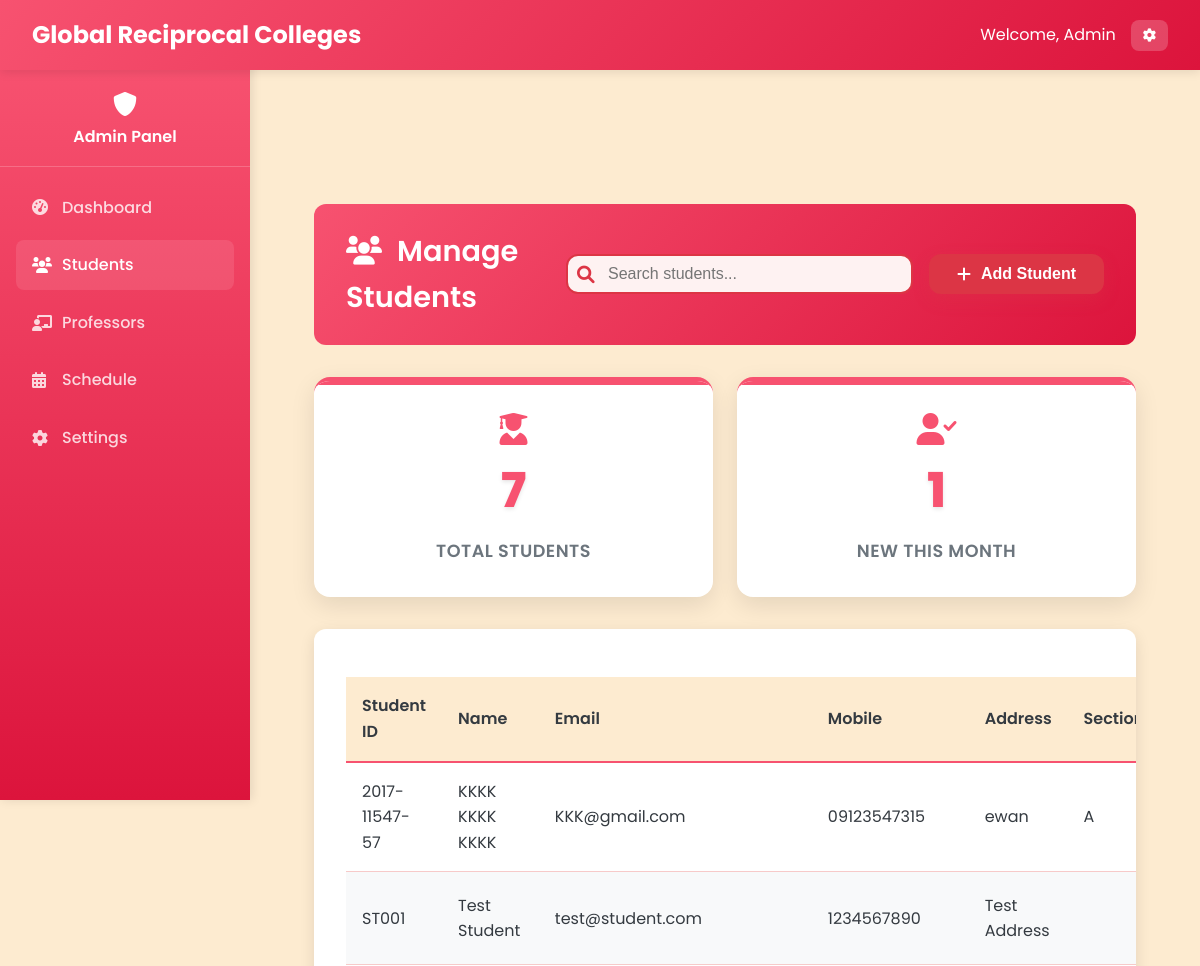
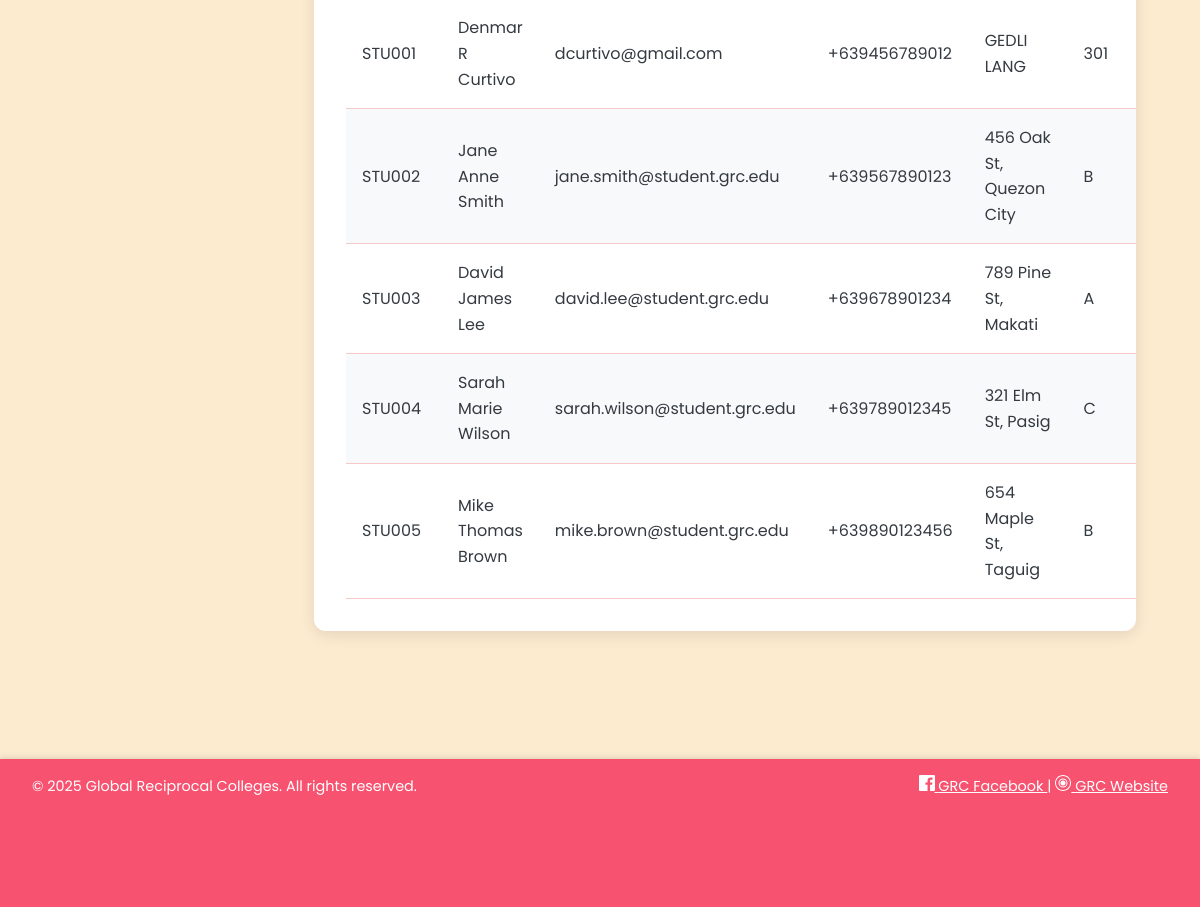
The page /Admin/admin_manage_students.php on the database its author committed (2 pictures, top to bottom).
### tables this page shows
CREATE TABLE `students` (
  `student_id` varchar(20) NOT NULL,
  `first_name` varchar(50) NOT NULL,
  `last_name` varchar(50) NOT NULL,
  `middle_name` varchar(50) DEFAULT NULL,
  `email` varchar(100) NOT NULL,
  `password` varchar(255) NOT NULL,
  `mobile` varchar(15) NOT NULL,
  `address` text NOT NULL,
  `created_at` datetime NOT NULL,
  `updated_at` datetime NOT NULL,
  `section` varchar(10) DEFAULT NULL
);

### Admin/admin_manage_students.php (the view, shortened to what this page needs)
<?php
require_once '../php/db.php';
$query = "SELECT * FROM students";
$students = $pdo->query($query)->fetchAll();
?>
<!DOCTYPE html>
<html lang="en">
<head>
    <link rel="stylesheet" href="../css/styles_fixed.css">
    <link rel="stylesheet" href="https://cdnjs.cloudflare.com/ajax/libs/font-awesome/6.0.0/css/all.min.css">
</head>
<body>
    <?php include '../includes/navbar_admin.php'; ?>
    <?php include '../includes/sidebar_admin.php'; ?>
    <main class="main-content" role="main" tabindex="-1">
        <div class="dashboard-container">
            <div class="enhanced-header fade-in">
                <h1 class="header-title"><i class="fas fa-users" style="margin-right: 15px;"></i>Manage Students</h1>
                <div class="header-actions">
                    <div class="search-container">
                        <i class="fas fa-search search-icon"></i>
                        <input type="text" id="searchInput" class="search-input" placeholder="Search students..." onkeyup="filterStudents()">
                    </div>
                    <button class="add-professor-btn" onclick="openModal('addStudentModal')">
                        <i class="fas fa-plus"></i>
                        Add Student
                    </button>
                </div>
            </div>
        <div class="stats-grid">
            <div class="stats-card fade-in" tabindex="0">
                <i class="fas fa-user-graduate" style="font-size: 2rem; color: var(--primary); margin-bottom: 0.5rem;"></i>
                <div class="stats-number"><?php echo count($students); ?></div>
                <div class="stats-label">Total Students</div>
            </div>
            <div class="stats-card fade-in" tabindex="0">
                <i class="fas fa-user-check" style="font-size: 2rem; color: var(--primary); margin-bottom: 0.5rem;"></i>
                <div class="stats-number"><?php echo count(array_filter($students, function($s) { return strtotime($s['created_at']) > strtotime('-30 days'); })); ?></div>
                <div class="stats-label">New This Month</div>
            </div>
        </div>
        <div class="table-container">
            <table class="table">
                <thead>
                    <tr>
                <th>Student ID</th>
                <th>Name</th>
                <th>Email</th>
                <th>Mobile</th>
                <th>Address</th>
                <th>Section</th>
            </tr>
        </thead>
        <tbody>
            <?php foreach ($students as $student): ?>
            <tr onclick="viewStudent(<?php echo htmlspecialchars(json_encode($student)); ?>)">
                <td><?php echo htmlspecialchars($student['student_id']); ?></td>
                <td><?php echo htmlspecialchars($student['first_name'] . ' ' . ($student['middle_name'] ? $student['middle_name'] . ' ' : '') . $student['last_name']); ?></td>
                <td><?php echo htmlspecialchars($student['email']); ?></td>
                <td><?php echo htmlspecialchars($student['mobile']); ?></td>
                <td><?php echo htmlspecialchars($student['address']); ?></td>
                <td><?php echo htmlspecialchars($student['section']); ?></td>
            </tr>
            <?php endforeach; ?>
        </tbody>
            </table>
        </div>
    </div>
</main>
    <?php include '../includes/footbar.php'; ?>
</body>
</html>

### includes/navbar_admin.php (shortened to what this page needs)
<nav class="navbar">
    <div class="navbar-brand">
        <span class="navbar-title">Global Reciprocal Colleges</span>
    </div>
    <div class="navbar-user">
        <span>Welcome, <?php echo isset($_SESSION['first_name']) ? htmlspecialchars($_SESSION['first_name']) : 'Admin'; ?></span>
        <div class="user-dropdown">
            <button type="button" class="dropdown-toggle" aria-haspopup="true" aria-expanded="false">
                <i class="fas fa-cog" aria-hidden="true"></i>
            </button>
        </div>
    </div>
</nav>

### includes/sidebar_admin.php (shortened to what this page needs)
<div class="admin-sidebar">
    <div class="sidebar-header">
        <i class="fas fa-shield-alt"></i>
        <span>Admin Panel</span>
    </div>
    <nav class="sidebar-nav">
        <?php $current_page = basename($_SERVER['PHP_SELF']); ?>
        <a href="admin_dashboard.php" class="nav-item <?php echo ($current_page == 'admin_dashboard.php') ? 'active' : ''; ?>">
            <i class="fas fa-tachometer-alt"></i>
            <span>Dashboard</span>
        </a>
        <a href="admin_manage_students.php" class="nav-item <?php echo ($current_page == 'admin_manage_students.php') ? 'active' : ''; ?>">
            <i class="fas fa-users"></i>
            <span>Students</span>
        </a>
        <a href="admin_manage_professors.php" class="nav-item <?php echo ($current_page == 'admin_manage_professors.php') ? 'active' : ''; ?>">
            <i class="fas fa-chalkboard-teacher"></i>
            <span>Professors</span>
        </a>
        <a href="admin_manage_schedule.php" class="nav-item <?php echo ($current_page == 'admin_manage_schedule.php') ? 'active' : ''; ?>">
            <i class="fas fa-calendar-alt"></i>
            <span>Schedule</span>
        </a>
        <a href="settings.php" class="nav-item <?php echo ($current_page == 'settings.php') ? 'active' : ''; ?>">
            <i class="fas fa-cog"></i>
            <span>Settings</span>
        </a>
    </nav>
</div>

### includes/footbar.php (shortened to what this page needs)
<footer class="footbar">
    <div class="footbar-content">
        <span>
            © <?php echo date("Y"); ?> Global Reciprocal Colleges. All rights reserved.
        </span>
        <span>
            <a href="https://web.facebook.com/OfficialGRC" target="_blank" rel="noopener noreferrer" aria-label="GRC Facebook">
                GRC Facebook
            </a> |
            <a href="https://grc.edu.ph/" target="_blank" rel="noopener noreferrer" aria-label="GRC Website">
                GRC Website
            </a>
        </span>
    </div>
    <br>
    <br>
    <br>
    <br>
</footer>

### css/styles_fixed.css (style rules this page uses)
:root { --primary: #F75270; --primary-dark: #DC143C; --primary-light: #F7CAC9; --secondary: #F75270; --accent: #F7CAC9; --light: #FDEBD0; --dark: #343a40; --gray: #6c757d; --light-gray: #F7CAC9; --success: #F7CAC9; --warning: #FDEBD0; --danger: #DC143C; --info: #F75270; }
* { margin: 0; padding: 0; box-sizing: border-box; }
body { font-family: 'Poppins', sans-serif; background-color: var(--light); color: var(--dark); line-height: 1.6; }
.navbar { background: linear-gradient(135deg, var(--primary) 0%, var(--primary-dark) 100%); color: white; padding: 1rem 2rem; display: flex; justify-content: space-between; align-items: center; box-shadow: 0 2px 10px rgba(0, 0, 0, 0.1); position: sticky; top: 0; z-index: 1000; }
.main-content { margin-top: 70px; padding: 2rem; min-height: calc(100vh - 70px); background: var(--light); transition: margin-left 0.3s ease; }
.navbar-brand { font-size: 1.5rem; font-weight: 700; display: flex; align-items: center; gap: 10px; }
.navbar-title { display: block; }
.navbar-user { display: flex; align-items: center; gap: 15px; }
.user-dropdown { position: relative; }
.dropdown-toggle { background: rgba(255, 255, 255, 0.2); border: none; color: white; padding: 8px 12px; border-radius: 8px; cursor: pointer; transition: background-color 0.3s ease; }
.main-content { margin-left: 250px; margin-top: 70px; padding: 2rem; min-height: calc(100vh - 70px); background: var(--light); transition: margin-left 0.3s ease, padding 0.3s ease; }
.table-container { background: white; border-radius: 12px; box-shadow: 0 4px 15px rgba(0, 0, 0, 0.1); overflow: hidden; margin-bottom: 2rem; }
.table { width: 100%; border-collapse: collapse; }
.table th, .table td { padding: 1rem; text-align: left; border-bottom: 1px solid var(--light-gray); }
.table th { background: var(--light); font-weight: 600; color: var(--dark); }
.search-container { display: flex; gap: 10px; margin-bottom: 1rem; }
.search-input { flex: 1; padding: 10px 15px; border: 2px solid var(--light-gray); border-radius: 8px; font-size: 0.9rem; }
.dashboard-container { max-width: 1200px; margin: 0 auto; padding: 2rem; }
.stats-grid { display: grid; grid-template-columns: repeat(auto-fill, minmax(350px, 1fr)); gap: 2rem; margin-bottom: 2rem; }

### includes/navbar_admin.php (style rules this page uses)
.navbar-title { display: block; }

### includes/sidebar_admin.php (style rules this page uses)
.admin-sidebar { position: fixed; left: 0; top: 60px; width: 250px; height: calc(100vh - 60px); background: linear-gradient(180deg, var(--primary) 0%, var(--primary-dark) 100%); color: white; padding: 1rem 0; box-shadow: 2px 0 10px rgba(0, 0, 0, 0.1); z-index: 100; overflow-y: auto; }
.sidebar-header { padding: 1rem; text-align: center; border-bottom: 1px solid rgba(255, 255, 255, 0.2); margin-bottom: 1rem; }
.sidebar-header i { font-size: 1.5rem; margin-bottom: 0.5rem; }
.sidebar-header span { display: block; font-weight: 600; }
.sidebar-nav { padding: 0 1rem; }
.nav-item { display: flex; align-items: center; padding: 0.75rem 1rem; margin-bottom: 0.5rem; color: rgba(255, 255, 255, 0.8); text-decoration: none; border-radius: 8px; transition: all 0.3s ease; }
.nav-item:hover, .nav-item.active { background: rgba(255, 255, 255, 0.1); color: white; }
.nav-item i { margin-right: 10px; width: 20px; }
.nav-item span { font-weight: 500; }
.main-content { margin-left: 250px; padding: 2rem; width: calc(100% - 250px); box-sizing: border-box; }

### includes/footbar.php (style rules this page uses)
.footbar { background-color: #F75270; color: white; padding: 1rem 2rem; text-align: center; font-family: 'Poppins', sans-serif; font-size: 0.9rem; position: relative; bottom: 0; width: 100%; box-shadow: 0 -2px 5px rgba(0,0,0,0.1); margin-top: 2rem; }
.footbar-content { display: flex; flex-wrap: wrap; justify-content: space-between; gap: 1rem; align-items: center; }
.footbar a { color: white; text-decoration: underline; transition: color 0.3s ease; }

### rows shown on the page
students: student_id "2017-11547-57", first_name+middle_name+last_name "KKKK KKKK KKKK", email "KKK@gmail.com", mobile "09123547315", address "ewan", section "A"
students: student_id "ST001", first_name+middle_name+last_name "Test Student", email "test@student.com", mobile "1234567890", address "Test Address"
students: student_id "STU001", first_name+middle_name+last_name "Denmar R Curtivo", email "dcurtivo@gmail.com", mobile "+639456789012", address "GEDLI LANG", section "301"
students: student_id "STU002", first_name+middle_name+last_name "Jane Anne Smith", email "jane.smith@student.grc.edu", mobile "+639567890123", address "456 Oak St, Quezon City", section "B"
students: student_id "STU003", first_name+middle_name+last_name "David James Lee", email "david.lee@student.grc.edu", mobile "+639678901234", address "789 Pine St, Makati", section "A"
students: student_id "STU004", first_name+middle_name+last_name "Sarah Marie Wilson", email "sarah.wilson@student.grc.edu", mobile "+639789012345", address "321 Elm St, Pasig", section "C"
students: student_id "STU005", first_name+middle_name+last_name "Mike Thomas Brown", email "mike.brown@student.grc.edu", mobile "+639890123456", address "654 Maple St, Taguig", section "B"

### other values the page prints
count($students) "7"
